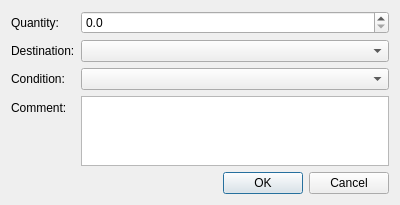
<?xml version="1.0" encoding="UTF-8"?>
<ui version="4.0">
 <class>MoveStockDialog</class>
 <widget class="QDialog" name="MoveStockDialog">
  <property name="geometry">
   <rect>
    <x>0</x>
    <y>0</y>
    <width>400</width>
    <height>203</height>
   </rect>
  </property>
  <property name="windowTitle">
   <string>Move stock</string>
  </property>
  <property name="modal">
   <bool>true</bool>
  </property>
  <layout class="QVBoxLayout" name="verticalLayout">
   <item>
    <layout class="QFormLayout" name="formLayout">
     <item row="0" column="0">
      <widget class="QLabel" name="label">
       <property name="text">
        <string>Quantity:</string>
       </property>
      </widget>
     </item>
     <item row="0" column="1">
      <widget class="QDoubleSpinBox" name="quantitySpinBox">
       <property name="buttonSymbols">
        <enum>QAbstractSpinBox::UpDownArrows</enum>
       </property>
       <property name="decimals">
        <number>1</number>
       </property>
       <property name="maximum">
        <double>10000.000000000000000</double>
       </property>
      </widget>
     </item>
     <item row="1" column="0">
      <widget class="QLabel" name="label_4">
       <property name="text">
        <string>Destination:</string>
       </property>
      </widget>
     </item>
     <item row="1" column="1">
      <widget class="TreeViewComboBox" name="storageComboBox"/>
     </item>
     <item row="2" column="1">
      <widget class="RelationalComboBox" name="conditionComboBox"/>
     </item>
     <item row="2" column="0">
      <widget class="QLabel" name="label_5">
       <property name="text">
        <string>Condition:</string>
       </property>
      </widget>
     </item>
     <item row="3" column="1">
      <widget class="QPlainTextEdit" name="commentTextEdit"/>
     </item>
     <item row="3" column="0">
      <widget class="QLabel" name="label_3">
       <property name="text">
        <string>Comment:</string>
       </property>
      </widget>
     </item>
    </layout>
   </item>
   <item>
    <widget class="QDialogButtonBox" name="buttonBox">
     <property name="orientation">
      <enum>Qt::Horizontal</enum>
     </property>
     <property name="standardButtons">
      <set>QDialogButtonBox::Cancel|QDialogButtonBox::Ok</set>
     </property>
    </widget>
   </item>
  </layout>
 </widget>
 <customwidgets>
  <customwidget>
   <class>TreeViewComboBox</class>
   <extends>QComboBox</extends>
   <header>widgets/treeviewcombobox.h</header>
  </customwidget>
  <customwidget>
   <class>RelationalComboBox</class>
   <extends>QComboBox</extends>
   <header>widgets/relationalcombobox.h</header>
  </customwidget>
 </customwidgets>
 <resources/>
 <connections>
  <connection>
   <sender>buttonBox</sender>
   <signal>accepted()</signal>
   <receiver>MoveStockDialog</receiver>
   <slot>accept()</slot>
   <hints>
    <hint type="sourcelabel">
     <x>248</x>
     <y>254</y>
    </hint>
    <hint type="destinationlabel">
     <x>157</x>
     <y>274</y>
    </hint>
   </hints>
  </connection>
  <connection>
   <sender>buttonBox</sender>
   <signal>rejected()</signal>
   <receiver>MoveStockDialog</receiver>
   <slot>reject()</slot>
   <hints>
    <hint type="sourcelabel">
     <x>316</x>
     <y>260</y>
    </hint>
    <hint type="destinationlabel">
     <x>286</x>
     <y>274</y>
    </hint>
   </hints>
  </connection>
 </connections>
</ui>
